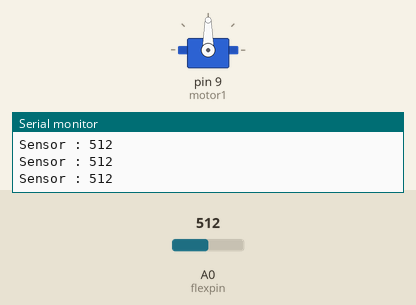
Simulated run of this sketch. Board: Arduino Uno, built with avr-gcc and run on an emulated ATmega328P. Shown: servo, the last lines printed to the serial monitor. Inputs (shaded band) come from the test bench; at power-on: A0 (flexpin) = 512.

Above: at 1.2 s.
1.3 s: A0 (flexpin) set to 716
At 2.0 s:
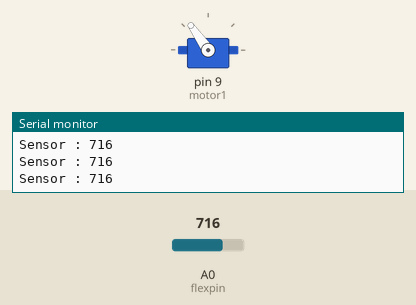
2.8 s: A0 (flexpin) set to 900
At 3.5 s:
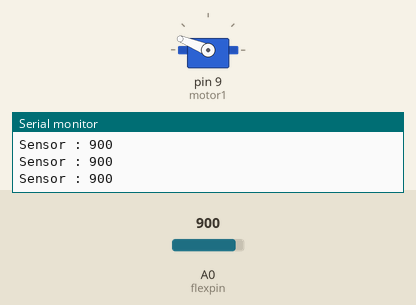
4.3 s: A0 (flexpin) set to 1023
At 4.9 s:
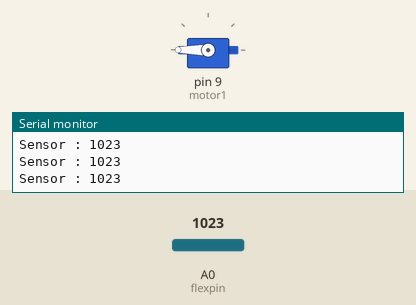
5.8 s: A0 (flexpin) set to 306
At 6.3 s:
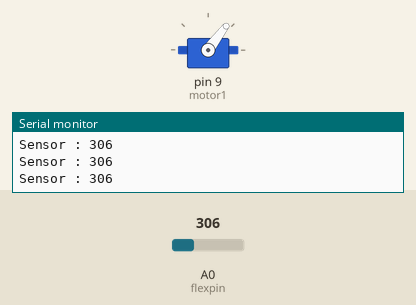
7.3 s: A0 (flexpin) set to 122
At 7.7 s:
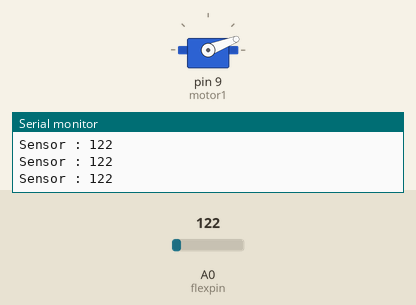
8.8 s: A0 (flexpin) set to 0
At 10.3 s:
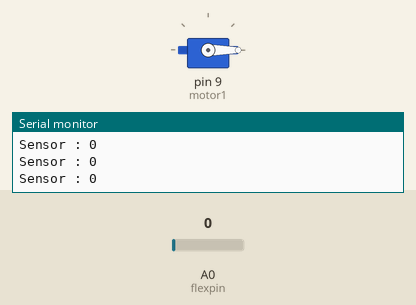
Timing chart, 0 to 11.3 s (numbered marks = the images above; inputs shaded):
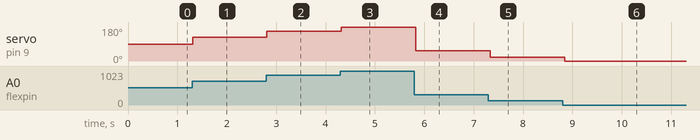

Measured:
- after the input at 1.3 s, servo on pin 9 (motor1): 90° → 125° at once
- after the input at 2.8 s, servo on pin 9 (motor1): 125° → 158° at once
- after the input at 4.3 s, servo on pin 9 (motor1): 158° → 180° at once
- after the input at 5.8 s, servo on pin 9 (motor1): 180° → 53° at once
- after the input at 7.3 s, servo on pin 9 (motor1): 53° → 21° at once
- after the input at 8.8 s, servo on pin 9 (motor1): 21° → 0° at once

The sketch:

Servo_Flex_Motor1.ino
```cpp
#include <Servo.h>

Servo motor1;
int flexpin = 0;
int motorangle;

void setup() {
  motor1.attach(9);
  Serial.begin(9600);
}

void loop() {
  int flexVal;
  flexVal = analogRead(flexpin);
  Serial.print("Sensor : ");
  Serial.println(flexVal);
  motorangle = map(flexVal, 0, 1023, 0, 180);
  motor1.write(motorangle);
  delay(100);
}
```
